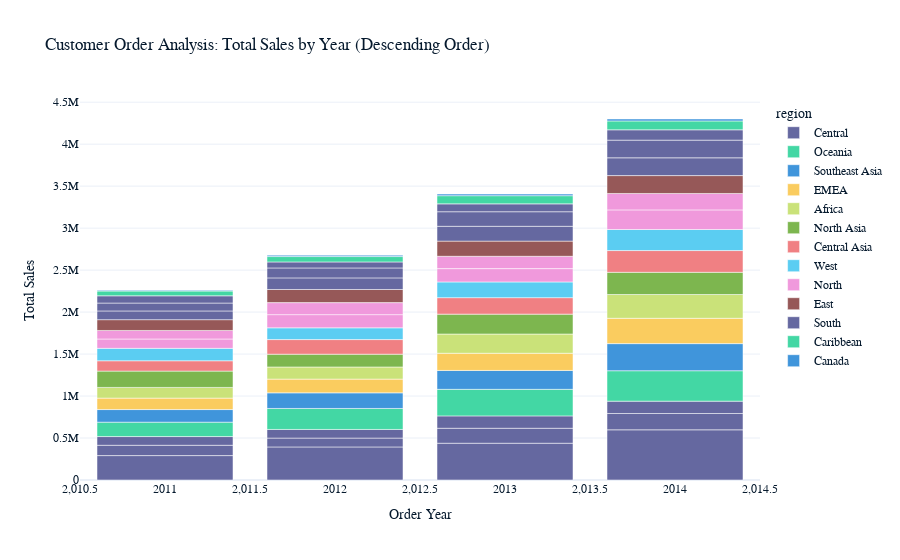

The code cell stored with this chart in its notebook:
### Code cell
import plotly.express as px

# Sort the Customer_Order dataframe by order_year (descending) and total_sales (descending)
Customer_Order_sorted = Customer_Order.sort_values(by=['order_year', 'total_sales'], ascending=[False, False])
# Now the data is ordered so that the most recent years with the highest sales come first.

# Create a bar chart with Plotly Express:
# - x-axis: order_year
# - y-axis: total_sales
# - color: region (to add another dimension to the visualization)
# - The title describes the analysis.
fig = px.bar(
    Customer_Order_sorted,
    x='order_year',
    y='total_sales',
    color='region',
    title='Customer Order Analysis: Total Sales by Year (Descending Order)',
    labels={'order_year': 'Order Year', 'total_sales': 'Total Sales'}
)

# Display the plot
fig.show()

### Figure 1 — Plotly figure (JSON) as saved in the notebook; plotly's stock layout.template omitted (floating-point values rounded to 4 significant figures)
{"data": [{"alignmentgroup": "True", "hovertemplate": "region=Central<br>Order Year=%{x}<br>Total Sales=%{y}<extra></extra>", "legendgroup": "Central", "marker": {"color": "#6568a0", "pattern": {"shape": ""}}, "name": "Central", "offsetgroup": "Central", "orientation": "v", "showlegend": true, "textposition": "auto", "x": [2014, 2014, 2014, 2013, 2013, 2013, 2012, 2012, 2012, 2011, 2011, 2011], "xaxis": "x", "y": [597900.0, 194000.0, 147100.0, 438100.0, 178100.0, 147400.0, 393700.0, 105400.0, 102900.0, 290800.0, 122900.0, 103800.0], "yaxis": "y", "type": "bar"}, {"alignmentgroup": "True", "hovertemplate": "region=Oceania<br>Order Year=%{x}<br>Total Sales=%{y}<extra></extra>", "legendgroup": "Oceania", "marker": {"color": "#43d7a4", "pattern": {"shape": ""}}, "name": "Oceania", "offsetgroup": "Oceania", "orientation": "v", "showlegend": true, "textposition": "auto", "x": [2014, 2013, 2012, 2011], "xaxis": "x", "y": [362400.0, 316300.0, 250100.0, 171400.0], "yaxis": "y", "type": "bar"}, {"alignmentgroup": "True", "hovertemplate": "region=Southeast Asia<br>Order Year=%{x}<br>Total Sales=%{y}<extra></extra>", "legendgroup": "Southeast Asia", "marker": {"color": "#4095db", "pattern": {"shape": ""}}, "name": "Southeast Asia", "offsetgroup": "Southeast Asia", "orientation": "v", "showlegend": true, "textposition": "auto", "x": [2014, 2013, 2012, 2011], "xaxis": "x", "y": [323100.0, 225100.0, 186200.0, 150100.0], "yaxis": "y", "type": "bar"}, {"alignmentgroup": "True", "hovertemplate": "region=EMEA<br>Order Year=%{x}<br>Total Sales=%{y}<extra></extra>", "legendgroup": "EMEA", "marker": {"color": "#facc5f", "pattern": {"shape": ""}}, "name": "EMEA", "offsetgroup": "EMEA", "orientation": "v", "showlegend": true, "textposition": "auto", "x": [2014, 2013, 2012, 2011], "xaxis": "x", "y": [301700.0, 204600.0, 163400.0, 136400.0], "yaxis": "y", "type": "bar"}, {"alignmentgroup": "True", "hovertemplate": "region=Africa<br>Order Year=%{x}<br>Total Sales=%{y}<extra></extra>", "legendgroup": "Africa", "marker": {"color": "#cae279", "pattern": {"shape": ""}}, "name": "Africa", "offsetgroup": "Africa", "orientation": "v", "showlegend": true, "textposition": "auto", "x": [2014, 2013, 2012, 2011], "xaxis": "x", "y": [283000.0, 229100.0, 144500.0, 127200.0], "yaxis": "y", "type": "bar"}, {"alignmentgroup": "True", "hovertemplate": "region=North Asia<br>Order Year=%{x}<br>Total Sales=%{y}<extra></extra>", "legendgroup": "North Asia", "marker": {"color": "#7db64f", "pattern": {"shape": ""}}, "name": "North Asia", "offsetgroup": "North Asia", "orientation": "v", "showlegend": true, "textposition": "auto", "x": [2014, 2013, 2012, 2011], "xaxis": "x", "y": [264600.0, 236900.0, 152400.0, 194500.0], "yaxis": "y", "type": "bar"}, {"alignmentgroup": "True", "hovertemplate": "region=Central Asia<br>Order Year=%{x}<br>Total Sales=%{y}<extra></extra>", "legendgroup": "Central Asia", "marker": {"color": "#f08083", "pattern": {"shape": ""}}, "name": "Central Asia", "offsetgroup": "Central Asia", "orientation": "v", "showlegend": true, "textposition": "auto", "x": [2014, 2013, 2012, 2011], "xaxis": "x", "y": [259100.0, 196300.0, 174100.0, 123200.0], "yaxis": "y", "type": "bar"}, {"alignmentgroup": "True", "hovertemplate": "region=West<br>Order Year=%{x}<br>Total Sales=%{y}<extra></extra>", "legendgroup": "West", "marker": {"color": "#5bcdf2", "pattern": {"shape": ""}}, "name": "West", "offsetgroup": "West", "orientation": "v", "showlegend": true, "textposition": "auto", "x": [2014, 2013, 2012, 2011], "xaxis": "x", "y": [250600.0, 187000.0, 140000.0, 147900.0], "yaxis": "y", "type": "bar"}, {"alignmentgroup": "True", "hovertemplate": "region=North<br>Order Year=%{x}<br>Total Sales=%{y}<extra></extra>", "legendgroup": "North", "marker": {"color": "#f099dc", "pattern": {"shape": ""}}, "name": "North", "offsetgroup": "North", "orientation": "v", "showlegend": true, "textposition": "auto", "x": [2014, 2014, 2013, 2013, 2012, 2012, 2011, 2011], "xaxis": "x", "y": [233700.0, 195500.0, 158800.0, 147000.0, 157000.0, 143300.0, 111400.0, 101600.0], "yaxis": "y", "type": "bar"}, {"alignmentgroup": "True", "hovertemplate": "region=East<br>Order Year=%{x}<br>Total Sales=%{y}<extra></extra>", "legendgroup": "East", "marker": {"color": "#965858", "pattern": {"shape": ""}}, "name": "East", "offsetgroup": "East", "orientation": "v", "showlegend": true, "textposition": "auto", "x": [2014, 2013, 2012, 2011], "xaxis": "x", "y": [213200.0, 180500.0, 156300.0, 128700.0], "yaxis": "y", "type": "bar"}, {"alignmentgroup": "True", "hovertemplate": "region=South<br>Order Year=%{x}<br>Total Sales=%{y}<extra></extra>", "legendgroup": "South", "marker": {"color": "#6568a0", "pattern": {"shape": ""}}, "name": "South", "offsetgroup": "South", "orientation": "v", "showlegend": true, "textposition": "auto", "x": [2014, 2014, 2014, 2013, 2013, 2013, 2012, 2012, 2012, 2011, 2011, 2011], "xaxis": "x", "y": [211600.0, 210600.0, 123000.0, 176500.0, 173600.0, 93540.0, 138200.0, 118500.0, 71360.0, 103800.0, 93800.0, 86400.0], "yaxis": "y", "type": "bar"}, {"alignmentgroup": "True", "hovertemplate": "region=Caribbean<br>Order Year=%{x}<br>Total Sales=%{y}<extra></extra>", "legendgroup": "Caribbean", "marker": {"color": "#43d7a4", "pattern": {"shape": ""}}, "name": "Caribbean", "offsetgroup": "Caribbean", "orientation": "v", "showlegend": true, "textposition": "auto", "x": [2014, 2013, 2012, 2011], "xaxis": "x", "y": [105500.0, 97600.0, 64150.0, 57040.0], "yaxis": "y", "type": "bar"}, {"alignmentgroup": "True", "hovertemplate": "region=Canada<br>Order Year=%{x}<br>Total Sales=%{y}<extra></extra>", "legendgroup": "Canada", "marker": {"color": "#4095db", "pattern": {"shape": ""}}, "name": "Canada", "offsetgroup": "Canada", "orientation": "v", "showlegend": true, "textposition": "auto", "x": [2014, 2013, 2012, 2011], "xaxis": "x", "y": [23160.0, 19160.0, 16100.0, 8509.0], "yaxis": "y", "type": "bar"}], "layout": {"xaxis": {"anchor": "y", "domain": [0, 1], "title": {"text": "Order Year"}}, "yaxis": {"anchor": "x", "domain": [0, 1], "title": {"text": "Total Sales"}}, "legend": {"title": {"text": "region"}, "tracegroupgap": 0}, "title": {"text": "Customer Order Analysis: Total Sales by Year (Descending Order)"}, "barmode": "relative"}}
